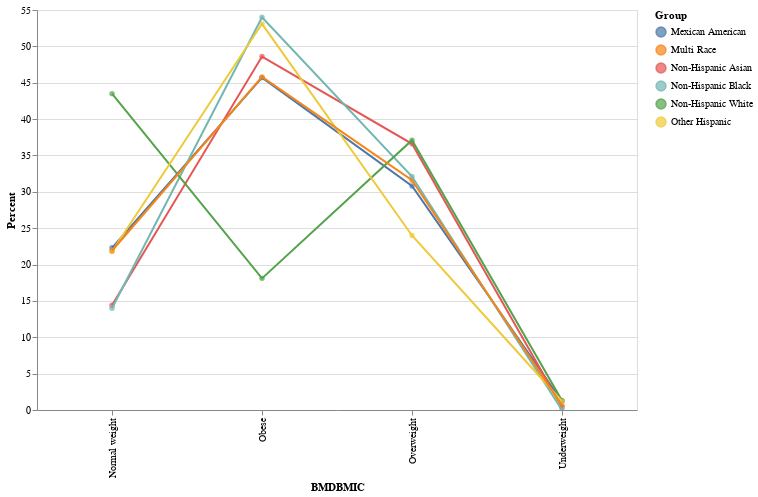

Notebook code cell kept with this figure:
### Code cell
#Using Altair to display the visualization
unhealthy_race_reset = unhealthy_race.reset_index()
melted_df = pd.melt(unhealthy_race_reset, id_vars=['BMDBMIC'], var_name='Group', value_name='Percent')
chart = alt.Chart(melted_df).mark_circle().encode(x='BMDBMIC:O', y='Percent:Q', color='Group:N', tooltip=['BMDBMIC', 'Percent', 'Group']).properties(width=600, height=400).interactive()
lines = alt.Chart(melted_df).mark_line().encode(x='BMDBMIC:O',y='Percent:Q',color='Group:N')
chart + lines

### Figure 1 — Vega-Lite specification as saved in the notebook (floating-point values rounded to 4 significant figures)
{"config": {"view": {"continuousWidth": 400, "continuousHeight": 300}}, "layer": [{"mark": "circle", "encoding": {"color": {"field": "Group", "type": "nominal"}, "tooltip": [{"field": "BMDBMIC", "type": "nominal"}, {"field": "Percent", "type": "quantitative"}, {"field": "Group", "type": "nominal"}], "x": {"field": "BMDBMIC", "type": "ordinal"}, "y": {"field": "Percent", "type": "quantitative"}}, "height": 400, "selection": {"selector004": {"type": "interval", "bind": "scales", "encodings": ["x", "y"]}}, "width": 600}, {"mark": "line", "encoding": {"color": {"field": "Group", "type": "nominal"}, "x": {"field": "BMDBMIC", "type": "ordinal"}, "y": {"field": "Percent", "type": "quantitative"}}}], "data": {"name": "data-2ec4b430eec8c6a3734d0993b1fbf8a4"}, "$schema": "https://vega.github.io/schema/vega-lite/v4.17.0.json", "datasets": {"data-2ec4b430eec8c6a3734d0993b1fbf8a4": [{"BMDBMIC": "Normal weight", "Group": "Mexican American", "Percent": 22.3}, {"BMDBMIC": "Obese", "Group": "Mexican American", "Percent": 45.7}, {"BMDBMIC": "Overweight", "Group": "Mexican American", "Percent": 30.8}, {"BMDBMIC": "Underweight", "Group": "Mexican American", "Percent": 1.2}, {"BMDBMIC": "Normal weight", "Group": "Non-Hispanic Asian", "Percent": 14.4}, {"BMDBMIC": "Obese", "Group": "Non-Hispanic Asian", "Percent": 48.6}, {"BMDBMIC": "Overweight", "Group": "Non-Hispanic Asian", "Percent": 36.6}, {"BMDBMIC": "Underweight", "Group": "Non-Hispanic Asian", "Percent": 0.4}, {"BMDBMIC": "Normal weight", "Group": "Non-Hispanic Black", "Percent": 14.0}, {"BMDBMIC": "Obese", "Group": "Non-Hispanic Black", "Percent": 54.0}, {"BMDBMIC": "Overweight", "Group": "Non-Hispanic Black", "Percent": 32.1}, {"BMDBMIC": "Underweight", "Group": "Non-Hispanic Black", "Percent": 0.0}, {"BMDBMIC": "Normal weight", "Group": "Non-Hispanic White", "Percent": 43.5}, {"BMDBMIC": "Obese", "Group": "Non-Hispanic White", "Percent": 18.1}, {"BMDBMIC": "Overweight", "Group": "Non-Hispanic White", "Percent": 37.1}, {"BMDBMIC": "Underweight", "Group": "Non-Hispanic White", "Percent": 1.3}, {"BMDBMIC": "Normal weight", "Group": "Other Hispanic", "Percent": 21.8}, {"BMDBMIC": "Obese", "Group": "Other Hispanic", "Percent": 53.1}, {"BMDBMIC": "Overweight", "Group": "Other Hispanic", "Percent": 24.0}, {"BMDBMIC": "Underweight", "Group": "Other Hispanic", "Percent": 1.2}, {"BMDBMIC": "Normal weight", "Group": "Multi Race", "Percent": 21.9}, {"BMDBMIC": "Obese", "Group": "Multi Race", "Percent": 45.8}, {"BMDBMIC": "Overweight", "Group": "Multi Race", "Percent": 31.6}, {"BMDBMIC": "Underweight", "Group": "Multi Race", "Percent": 0.6}]}}
